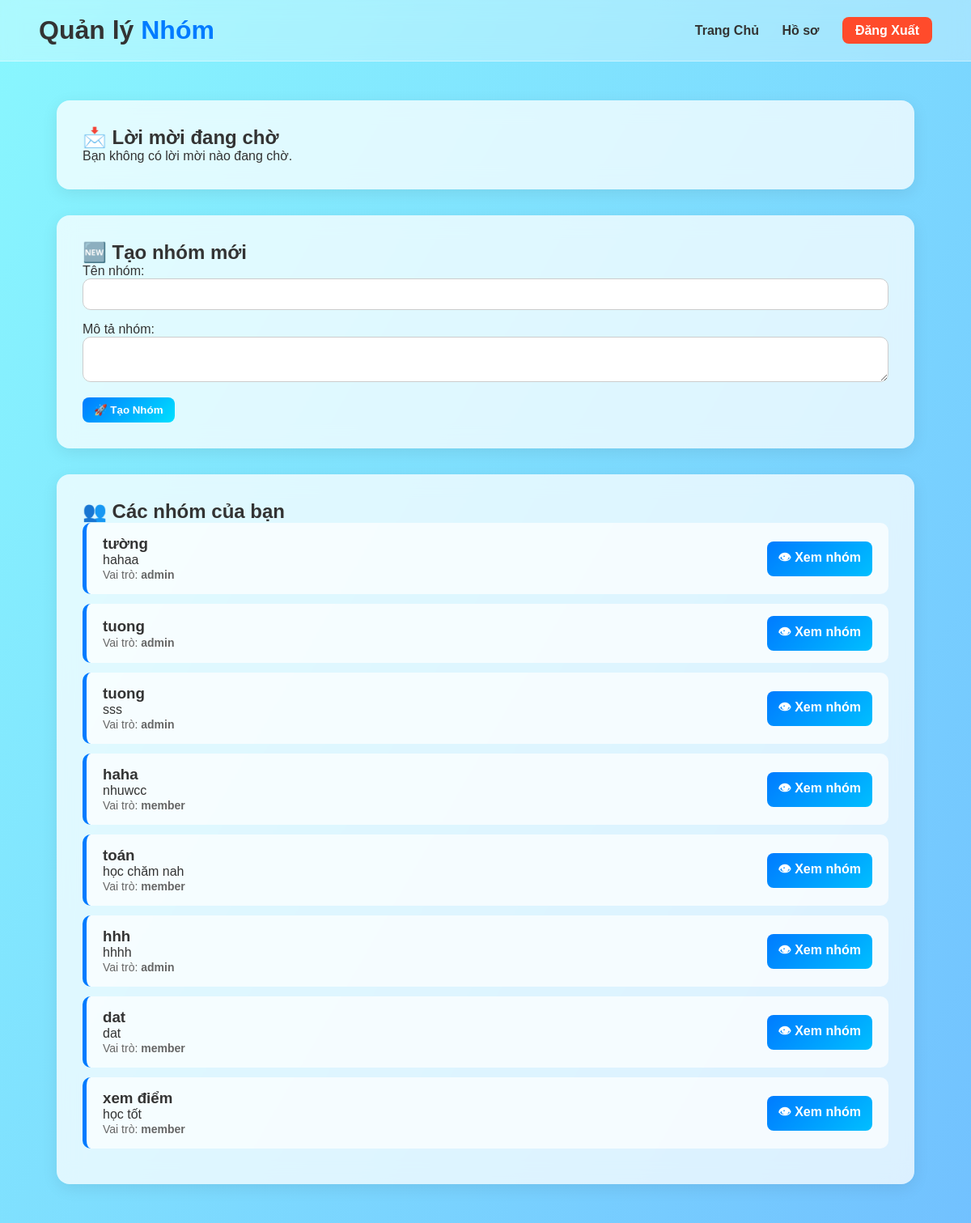
Page /index.php?page=groups (signed in) on the committed database.
### tables this page shows
CREATE TABLE `group_members` (
  `member_id` int(11) NOT NULL,
  `group_id` int(11) NOT NULL,
  `user_id` int(11) NOT NULL,
  `role` enum('admin','member') NOT NULL DEFAULT 'member' COMMENT 'Trưởng nhóm / Thành viên',
  `join_date` timestamp NOT NULL DEFAULT current_timestamp()
);

CREATE TABLE `groups` (
  `group_id` int(11) NOT NULL,
  `group_name` varchar(255) NOT NULL,
  `group_description` text DEFAULT NULL,
  `created_by_user_id` int(11) NOT NULL,
  `created_at` timestamp NOT NULL DEFAULT current_timestamp()
);

### app/controllers/GroupController.php (called while the page is built, shortened)
<?php
require_once 'app/models/Group.php';
class GroupController {
    private $groupModel;
    public function __construct($db) {
        $this->db = $db;
        $this->groupModel = new Group($this->db);
    }
    public function index() {
        $user_id = $_SESSION['user_id'];
        $groups = $this->groupModel->getGroupsByUserId($user_id);
        $invitations = $this->groupModel->getPendingInvitationsByUserId($user_id);
        require 'app/views/groups.php';
    }
}
?>

### app/models/Group.php (called while the page is built, shortened)
<?php
class Group {
    private $db;
    public function __construct($db) {
        $this->db = $db;
    }
    public function getGroupsByUserId($user_id) {
        $sql = "SELECT g.group_id, g.group_name, g.group_description, gm.role
                FROM groups g
                JOIN group_members gm ON g.group_id = gm.group_id
                WHERE gm.user_id = ?";
        $stmt = $this->db->prepare($sql);
        $stmt->execute([$user_id]);
        return $stmt->fetchAll(PDO::FETCH_ASSOC);
    }
}
?>

### app/views/groups.php (the view, shortened to what this page needs)
<!DOCTYPE html>
<html lang="vi">
<head>
    <link rel="stylesheet" href="public/css/groups.css">
</head>
<body>
    <div class="background"></div>
    <header class="main-header">
        <div class="header-left">
            <h1>Quản lý <span>Nhóm</span></h1>
        </div>
        <nav class="header-nav">
            <a href="index.php?page=dashboard">Trang Chủ</a>
            <a href="index.php?page=profile">Hồ sơ</a>
            <a href="index.php?action=logout" class="logout">Đăng Xuất</a>
        </nav>
    </header>
    <main class="container">
        <section class="card invitations-container">
            <h2>📩 Lời mời đang chờ</h2>
            <?php if (empty($invitations)): ?>
                <p class="empty">Bạn không có lời mời nào đang chờ.</p>
            <?php endif; ?>
        </section>
        <section class="card form-container">
            <h2>🆕 Tạo nhóm mới</h2>
            <form action="index.php?action=create_group" method="POST">
                <div class="form-group">
                    <label for="group_name">Tên nhóm:</label>
                    <input type="text" id="group_name" name="group_name" required>
                </div>
                <div class="form-group">
                    <label for="group_description">Mô tả nhóm:</label>
                    <textarea id="group_description" name="group_description"></textarea>
                </div>
                <button type="submit" class="btn create">🚀 Tạo Nhóm</button>
            </form>
        </section>
        <section class="card list-container">
            <h2>👥 Các nhóm của bạn</h2>
            <?php if (empty($groups)): ?>
                <p class="empty">Bạn chưa tham gia nhóm nào. Hãy tạo một nhóm mới!</p>
            <?php else: ?>
                <ul class="group-list">
                    <?php foreach ($groups as $group): ?>
                        <li class="group-card" onclick="window.location='index.php?page=group_details&id=<?= $group['group_id']; ?>'">
    <div class="group-content">
        <div class="group-info">
            <h3><?= htmlspecialchars($group['group_name']); ?></h3>
            <p><?= htmlspecialchars($group['group_description']); ?></p>
            <span class="role">Vai trò: <strong><?= htmlspecialchars($group['role']); ?></strong></span>
        </div>
        <a href="index.php?page=group_details&id=<?= $group['group_id']; ?>"
           class="view-btn" onclick="event.stopPropagation();">👁 Xem nhóm</a>
    </div>
</li>
                    <?php endforeach; ?>
                </ul>
            <?php endif; ?>
        </section>
    </main>
</body>
</html>

### public/css/groups.css (style rules this page uses)
* { margin: 0; padding: 0; box-sizing: border-box; font-family: 'Poppins', sans-serif; }
body { min-height: 100vh; color: #333; position: relative; overflow-x: hidden; }
.background { position: fixed; inset: 0; background: linear-gradient(120deg, #89f7fe, #66a6ff, #fbc2eb); background-size: 300% 300%; animation: gradientMove 10s ease infinite; z-index: -1; }
.main-header { display: flex; justify-content: space-between; align-items: center; padding: 1.2rem 3rem; backdrop-filter: blur(12px); background: rgba(255,255,255,0.3); border-bottom: 1px solid rgba(255,255,255,0.4); position: sticky; top: 0; z-index: 10; color: #333; }
.main-header h1 span { color: #007bff; }
.header-nav a { margin-left: 1.5rem; text-decoration: none; color: #333; font-weight: 600; transition: 0.3s; }
.logout { background: #ff4b2b; color: white !important; padding: 0.5rem 1rem; border-radius: 8px; }
.container { max-width: 1100px; margin: 3rem auto; padding: 0 20px; }
.card { background: rgba(255,255,255,0.75); backdrop-filter: blur(12px); border-radius: 16px; padding: 2rem; box-shadow: 0 5px 20px rgba(0,0,0,0.08); margin-bottom: 2rem; animation: fadeIn 0.8s ease; }
.btn { border: none; border-radius: 8px; padding: 8px 14px; cursor: pointer; font-weight: 600; transition: all 0.3s ease; }
.create { background: linear-gradient(135deg, #007bff, #00e0ff); color: #fff; }
.form-group { margin-bottom: 15px; }
input[type="text"], textarea { width: 100%; padding: 10px; border-radius: 10px; border: 1px solid #ccc; font-size: 15px; transition: 0.3s; }
.group-card { background: rgba(255,255,255,0.7); padding: 15px 20px; border-radius: 10px; border-left: 5px solid #007bff; margin-bottom: 12px; transition: all 0.3s ease; }
.role { color: #666; font-size: 14px; }
.group-card { display: flex; justify-content: space-between; align-items: center; cursor: pointer; }
.group-card .group-content { display: flex; justify-content: space-between; align-items: center; width: 100%; }
.group-card .group-info { flex: 1; }
.view-btn { background: linear-gradient(135deg, #007bff, #00bfff); color: white; text-decoration: none; padding: 8px 14px; border-radius: 8px; font-weight: 600; transition: 0.3s; white-space: nowrap; }

### rows in the picture
group_members: group.group_name "tường", group.group_description "hahaa", role "admin"
group_members: group.group_name "tuong", role "admin"
group_members: group.group_name "tuong", group.group_description "sss", role "admin"
group_members: group.group_name "haha", group.group_description "nhuwcc", role "member"
group_members: group.group_name "toán", group.group_description "học chăm nah", role "member"
group_members: group.group_name "hhh", group.group_description "hhhh", role "admin"
group_members: group.group_name "dat", group.group_description "dat", role "member"
group_members: group.group_name "xem điểm", group.group_description "học tốt", role "member"
